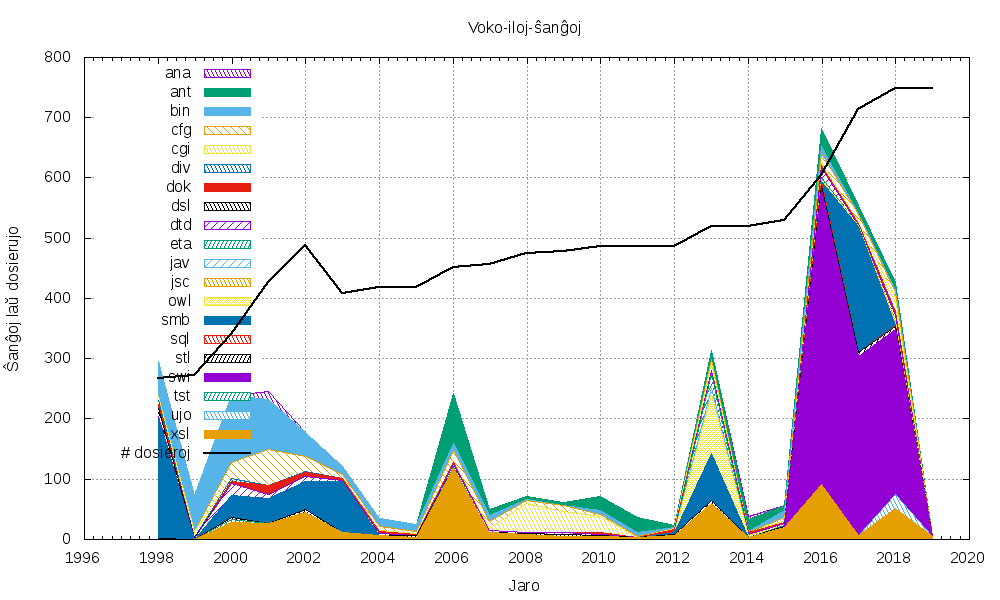

Generate this figure with gnuplot:
set datafile separator ","
set terminal png size 1000,600
set title "Voko-iloj-ŝanĝoj"
set ylabel "Ŝanĝoj laŭ dosierujo"
set xlabel "Jaro"
set xdata time
set timefmt "%s"
set format x "%Y"
set key left top
set grid
#set y2tics 300000, 200000
#set ytics nomirror

#https://newspaint.wordpress.com/2013/09/11/creating-a-filled-stack-graph-in-gnuplot/

plot \
  "voko_svn.dat" using 1:($3+$4+$5+$6+$7+$8+$9+$10+$11+$12+$13+$14+$15+$16+$17+$18+$19+$20+$21+$22) title 'ana' with filledcurves x1 fs pattern 6, \
  "voko_svn.dat" using 1:($4+$5+$6+$7+$8+$9+$10+$11+$12+$13+$14+$15+$16+$17+$18+$19+$20+$21+$22) title 'ant' with filledcurves x1, \
  "voko_svn.dat" using 1:($5+$6+$7+$8+$9+$10+$11+$12+$13+$14+$15+$16+$17+$18+$19+$20+$21+$22) title 'bin' with filledcurves x1, \
  "voko_svn.dat" using 1:($6+$7+$8+$9+$10+$11+$12+$13+$14+$15+$16+$17+$18+$19+$20+$21+$22) title 'cfg' with filledcurves x1 fs pattern 4, \
  "voko_svn.dat" using 1:($7+$8+$9+$10+$11+$12+$13+$14+$15+$16+$17+$18+$19+$20+$21+$22) title 'cgi' with filledcurves x1 fs pattern 6, \
  "voko_svn.dat" using 1:($8+$9+$10+$11+$12+$13+$14+$15+$16+$17+$18+$19+$20+$21+$22) title 'div' with filledcurves x1 fs pattern 6, \
  "voko_svn.dat" using 1:($9+$10+$11+$12+$13+$14+$15+$16+$17+$18+$19+$20+$21+$22) title 'dok' with filledcurves x1, \
  "voko_svn.dat" using 1:($10+$11+$12+$13+$14+$15+$16+$17+$18+$19+$20+$21+$22) title 'dsl' with filledcurves x1 fs pattern 6, \
  "voko_svn.dat" using 1:($11+$12+$13+$14+$15+$16+$17+$18+$19+$20+$21+$22) title 'dtd' with filledcurves x1 fs pattern 5, \
  "voko_svn.dat" using 1:($12+$13+$14+$15+$16+$17+$18+$19+$20+$21+$22) title 'eta' with filledcurves x1 fs pattern 7, \
  "voko_svn.dat" using 1:($13+$14+$15+$16+$17+$18+$19+$20+$21+$22) title 'jav' with filledcurves x1 fs pattern 5, \
  "voko_svn.dat" using 1:($14+$15+$16+$17+$18+$19+$20+$21+$22) title 'jsc' with filledcurves x1 fs pattern 6, \
  "voko_svn.dat" using 1:($15+$16+$17+$18+$19+$20+$21+$22) title 'owl' with filledcurves x1 fs pattern 2, \
  "voko_svn.dat" using 1:($16+$17+$18+$19+$20+$21+$22) title 'smb' with filledcurves x1, \
  "voko_svn.dat" using 1:($17+$18+$19+$20+$21+$22) title 'sql' with filledcurves x1 fs pattern 6, \
  "voko_svn.dat" using 1:($18+$19+$20+$21+$22) title 'stl' with filledcurves x1 fs pattern 7, \
  "voko_svn.dat" using 1:($19+$20+$21+$22) title 'swi' with filledcurves x1, \
  "voko_svn.dat" using 1:($20+$21+$22) title 'tst' with filledcurves x1 fs pattern 7, \
  "voko_svn.dat" using 1:($21+$22) title 'ujo' with filledcurves x1 fs pattern 6, \
  "voko_svn.dat" using 1:($22) title 'xsl' with filledcurves x1 fs solid, \
  "voko_svn.dat" using 1:2 title '# dosieroj' with lines lw 2 lt 8
